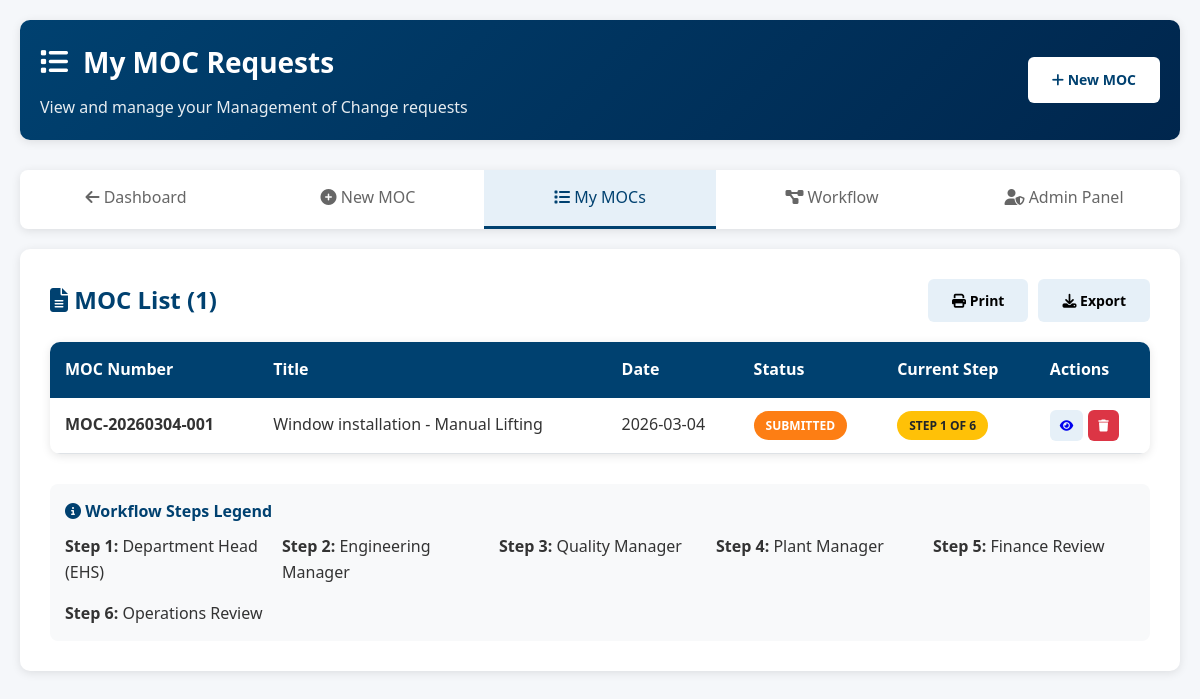
Page /moc/list (signed in) on the committed database.
### app.py (models this page shows)
class MOC(db.Model):
    id = db.Column(db.Integer, primary_key=True)
    moc_number = db.Column(db.String(50), unique=True, nullable=False)
    title = db.Column(db.String(200), nullable=False)
    date = db.Column(db.Date, default=lambda: datetime.now(timezone.utc).date())  # Fixed
    change_category = db.Column(db.Text)
    change_type = db.Column(db.String(50))
    change_impact = db.Column(db.Text)
    checkpoints = db.Column(db.Text)
    hira_review_required = db.Column(db.Boolean, default=False)
    aspect_impact_review_required = db.Column(db.Boolean, default=False)
    additional_comments = db.Column(db.Text)
    dap_ref_no = db.Column(db.String(100))
    dvr_ref_no = db.Column(db.String(100))
    control_measures = db.Column(db.Text)
    status = db.Column(db.String(50), default='Draft')
    current_step = db.Column(db.Integer, default=0)
    total_steps = db.Column(db.Integer, default=6)
    submitted_by = db.Column(db.Integer, db.ForeignKey('user.id'))
    approver1_id = db.Column(db.Integer, db.ForeignKey('user.id'))
    approver2_id = db.Column(db.Integer, db.ForeignKey('user.id'))
    approver3_id = db.Column(db.Integer, db.ForeignKey('user.id'))
    approver4_id = db.Column(db.Integer, db.ForeignKey('user.id'))
    approver5_id = db.Column(db.Integer, db.ForeignKey('user.id'))
    approver6_id = db.Column(db.Integer, db.ForeignKey('user.id'))
    approver1_status = db.Column(db.String(20), default='Pending')
    approver2_status = db.Column(db.String(20), default='Pending')
    approver3_status = db.Column(db.String(20), default='Pending')
    approver4_status = db.Column(db.String(20), default='Pending')
    approver5_status = db.Column(db.String(20), default='Pending')
    approver6_status = db.Column(db.String(20), default='Pending')
    approver1_date = db.Column(db.DateTime)
    approver2_date = db.Column(db.DateTime)
    approver3_date = db.Column(db.DateTime)
    approver4_date = db.Column(db.DateTime)
    approver5_date = db.Column(db.DateTime)
    approver6_date = db.Column(db.DateTime)
    approver1_comments = db.Column(db.Text)
    approver2_comments = db.Column(db.Text)
    approver3_comments = db.Column(db.Text)
    approver4_comments = db.Column(db.Text)
    approver5_comments = db.Column(db.Text)
    approver6_comments = db.Column(db.Text)
    created_at = db.Column(db.DateTime, default=lambda: datetime.now(timezone.utc))  # Fixed
    updated_at = db.Column(db.DateTime, default=lambda: datetime.now(timezone.utc), onupdate=lambda: datetime.now(timezone.utc))  # Fixed
    submitter = db.relationship('User', foreign_keys=[submitted_by])
    approver1 = db.relationship('User', foreign_keys=[approver1_id])
    approver2 = db.relationship('User', foreign_keys=[approver2_id])
    approver3 = db.relationship('User', foreign_keys=[approver3_id])
    approver4 = db.relationship('User', foreign_keys=[approver4_id])
    approver5 = db.relationship('User', foreign_keys=[approver5_id])
    approver6 = db.relationship('User', foreign_keys=[approver6_id])

### app.py (the view, shortened to what this page needs)
@app.route('/moc/list')
@login_required
def list_moc():
    user = get_current_user()
    if user.role == 'admin':
        mocs = MOC.query.order_by(MOC.created_at.desc()).all()
    else:
        mocs = MOC.query.filter_by(submitted_by=user.id).order_by(MOC.created_at.desc()).all()
    return render_template('list_moc.html', user=user, mocs=mocs)

### app.py (called while the page is built)
def login_required(f):
    @wraps(f)
    def decorated_function(*args, **kwargs):
        if 'user_id' not in session:
            flash('Please login to access this page.', 'warning')
            return redirect(url_for('login'))
        return f(*args, **kwargs)
    return decorated_function

def get_current_user():
    if 'user_id' in session:
        return User.query.get(session['user_id'])
    return None

### templates/list_moc.html (shortened to what this page needs)
{% extends "base.html" %}
{% block content %}
<div class="container">
    <div class="header">
        <div style="display: flex; justify-content: space-between; align-items: center;">
            <div>
                <h1>
                    <i class="fas fa-list"></i> My MOC Requests
                </h1>
                <p>View and manage your Management of Change requests</p>
            </div>
            <div>
                <a href="{{ url_for('new_moc') }}" class="btn" style="background: white; color: var(--primary-blue);">
                    <i class="fas fa-plus"></i> New MOC
                </a>
            </div>
        </div>
    </div>
    <div class="nav-tabs">
        <a href="{{ url_for('dashboard') }}" class="nav-tab">
            <i class="fas fa-arrow-left"></i> Dashboard
        </a>
        <a href="{{ url_for('new_moc') }}" class="nav-tab">
            <i class="fas fa-plus-circle"></i> New MOC
        </a>
        <a href="{{ url_for('list_moc') }}" class="nav-tab active">
            <i class="fas fa-list"></i> My MOCs
        </a>
        <a href="{{ url_for('workflow_status') }}" class="nav-tab">
            <i class="fas fa-project-diagram"></i> Workflow
        </a>
        {% if user.role == 'admin' %}
        <a href="{{ url_for('admin_panel') }}" class="nav-tab">
            <i class="fas fa-user-shield"></i> Admin Panel
        </a>
        {% endif %}
    </div>
    <div class="form-container">
        <div style="display: flex; justify-content: space-between; align-items: center; margin-bottom: 20px;">
            <h2 style="color: var(--primary-blue);">
                <i class="fas fa-file-alt"></i> MOC List ({{ mocs|length }})
            </h2>
            <div style="display: flex; gap: 10px;">
                <button onclick="window.print()" class="btn" style="background: var(--primary-light);">
                    <i class="fas fa-print"></i> Print
                </button>
                <button onclick="exportToExcel()" class="btn" style="background: var(--primary-light);">
                    <i class="fas fa-download"></i> Export
                </button>
            </div>
        </div>
        {% if mocs %}
        <div class="table-container">
            <table class="data-table">
                <thead>
                    <tr>
                        <th>MOC Number</th>
                        <th>Title</th>
                        <th>Date</th>
                        <th>Status</th>
                        <th>Current Step</th>
                        <th>Actions</th>
                    </tr>
                </thead>
                <tbody>
                    {% for moc in mocs %}
                    <tr>
                        <td><strong>{{ moc.moc_number }}</strong></td>
                        <td>{{ moc.title }}</td>
                        <td>{{ moc.date.strftime('%Y-%m-%d') }}</td>
                        <td>
                            {% if moc.status == 'Draft' %}
                            <span class="status-badge status-draft">{{ moc.status }}</span>
                            {% elif moc.status == 'Submitted' %}
                            <span class="status-badge status-submitted">{{ moc.status }}</span>
                            {% elif moc.status == 'Approved' %}
                            <span class="status-badge status-approved">{{ moc.status }}</span>
                            {% elif moc.status == 'Rejected' %}
                            <span class="status-badge status-rejected">{{ moc.status }}</span>
                            {% else %}
                            <span class="status-badge">{{ moc.status }}</span>
                            {% endif %}
                        </td>
                        <td>
                            {% if moc.status == 'Submitted' %}
                            <span class="status-badge status-pending">
                                Step {{ moc.current_step }} of 6
                            </span>
                            {% elif moc.status == 'Draft' %}
                            <span style="color: #6c757d;">Not Submitted</span>
                            {% else %}
                            <span>{{ moc.current_step }} / 6</span>
                            {% endif %}
                        </td>
                        <td>
                            <div style="display: flex; gap: 5px;">
                                <a href="{{ url_for('view_moc', moc_id=moc.id) }}" class="btn"
                                    style="padding: 6px 10px; font-size: 12px; background: var(--primary-light);">
                                    <i class="fas fa-eye"></i>
                                </a>
                                {% if user.role == 'admin' or moc.submitted_by == user.id %}
                                <a href="#" onclick="confirmDelete({{ moc.id }})" class="btn btn-danger"
                                    style="padding: 6px 10px; font-size: 12px;">
                                    <i class="fas fa-trash"></i>
                                </a>
                                {% endif %}
                            </div>
                        </td>
                    </tr>
                    {% endfor %}
                </tbody>
            </table>
        </div>
        <div style="margin-top: 30px; padding: 15px; background: #f8f9fa; border-radius: 8px;">
            <h4 style="color: var(--primary-blue); margin-bottom: 10px;">
                <i class="fas fa-info-circle"></i> Workflow Steps Legend
            </h4>
            <div style="display: grid; grid-template-columns: repeat(auto-fit, minmax(200px, 1fr)); gap: 15px;">
                <div>
                    <strong>Step 1:</strong> Department Head (EHS)
                </div>
                <div>
                    <strong>Step 2:</strong> Engineering Manager
                </div>
                <div>
                    <strong>Step 3:</strong> Quality Manager
                </div>
                <div>
                    <strong>Step 4:</strong> Plant Manager
                </div>
                <div>
                    <strong>Step 5:</strong> Finance Review
                </div>
                <div>
                    <strong>Step 6:</strong> Operations Review
                </div>
            </div>
        </div>
        {% endif %}
    </div>
</div>
{% endblock %}

### static/css/style.css (style rules this page uses)
:root { --primary-blue: #004170; --primary-dark: #00264d; --primary-light: #e6f0f8; --secondary-green: #28a745; --secondary-red: #dc3545; --secondary-orange: #fd7e14; --secondary-yellow: #ffc107; --light-gray: #f8f9fa; --dark-gray: #343a40; --border-color: #dee2e6; --shadow: 0 2px 10px rgba(0,0,0,0.1); }
* { margin: 0; padding: 0; box-sizing: border-box; font-family: 'Segoe UI', Tahoma, Geneva, Verdana, sans-serif; }
body { background-color: #f5f7fa; color: #333; line-height: 1.6; }
.container { max-width: 1200px; margin: 0 auto; padding: 20px; }
.header { background: linear-gradient(135deg, var(--primary-blue) 0%, var(--primary-dark) 100%); color: white; padding: 20px; border-radius: 10px; margin-bottom: 30px; box-shadow: var(--shadow); }
.header h1 { display: flex; align-items: center; gap: 15px; font-size: 28px; margin-bottom: 10px; }
.header p { opacity: 0.9; }
.nav-tabs { display: flex; background: white; border-radius: 8px; overflow: hidden; margin-bottom: 20px; box-shadow: var(--shadow); }
.nav-tab { flex: 1; padding: 15px; text-align: center; text-decoration: none; color: #666; font-weight: 500; border-bottom: 3px solid transparent; transition: all 0.3s; }
.nav-tab.active { color: var(--primary-blue); border-bottom-color: var(--primary-blue); background: var(--primary-light); }
.form-container { background: white; padding: 30px; border-radius: 10px; box-shadow: var(--shadow); margin-bottom: 30px; }
.btn { display: inline-block; padding: 12px 24px; border: none; border-radius: 6px; font-size: 14px; font-weight: 600; cursor: pointer; text-decoration: none; transition: all 0.3s; }
.btn-danger { background: var(--secondary-red); color: white; }
.table-container { overflow-x: auto; background: white; border-radius: 10px; box-shadow: var(--shadow); margin-bottom: 30px; }
.data-table { width: 100%; border-collapse: collapse; }
.data-table th { background: var(--primary-blue); color: white; padding: 15px; text-align: left; font-weight: 600; }
.data-table td { padding: 12px 15px; border-bottom: 1px solid var(--border-color); }
.status-badge { padding: 6px 12px; border-radius: 20px; font-size: 12px; font-weight: 600; text-transform: uppercase; }
.status-submitted { background: var(--secondary-orange); color: white; }
.status-pending { background: var(--secondary-yellow); color: #212529; }

### rows in the picture
MOC: moc_number "MOC-20260304-001", title "Window installation - Manual Lifting", date "2026-03-04", status "SUBMITTED", current_step "1"

### other values in the picture
{{ mocs|length }} "1"
